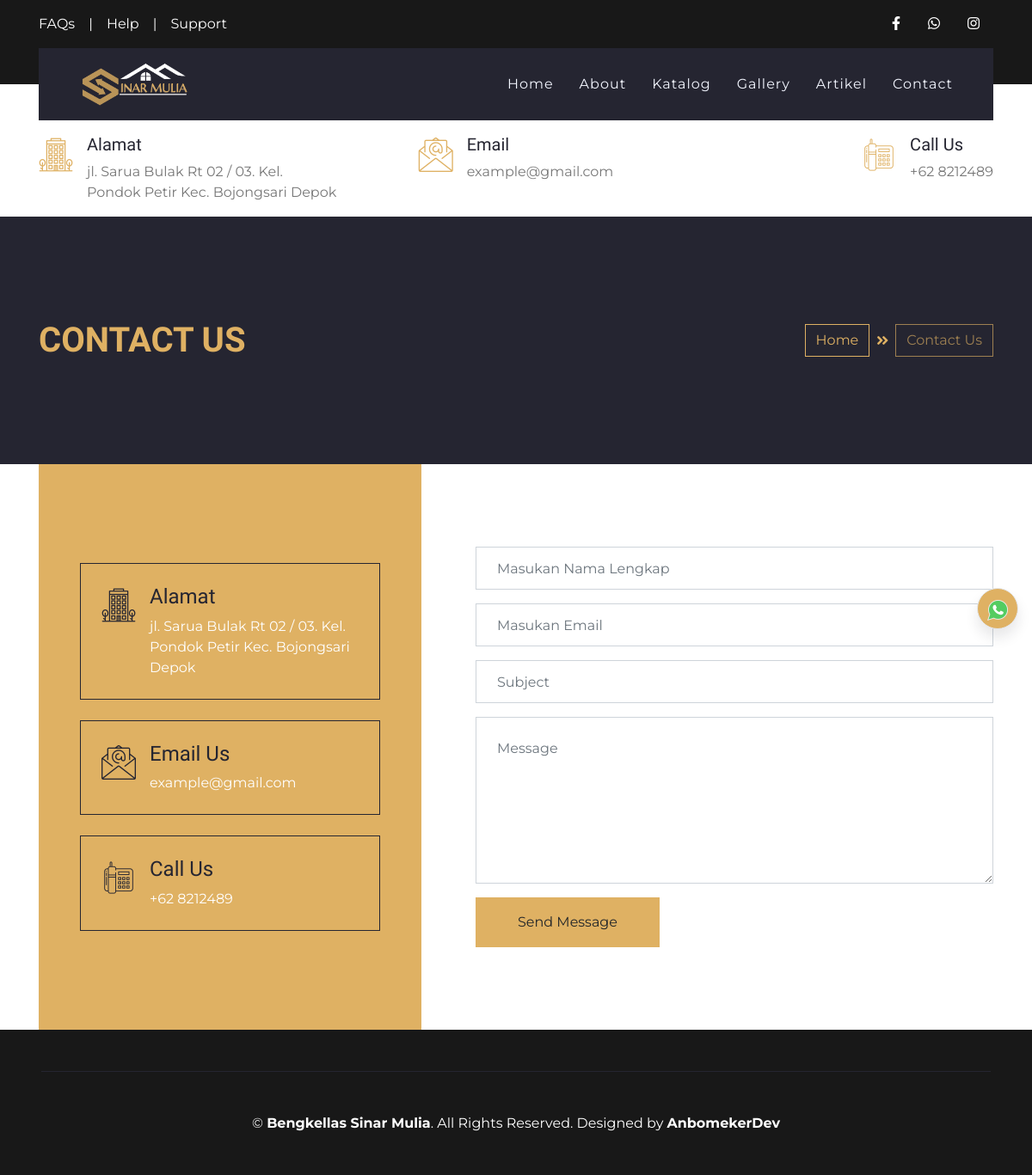
/index.php/contact, run on an earlier commit of the app's database.
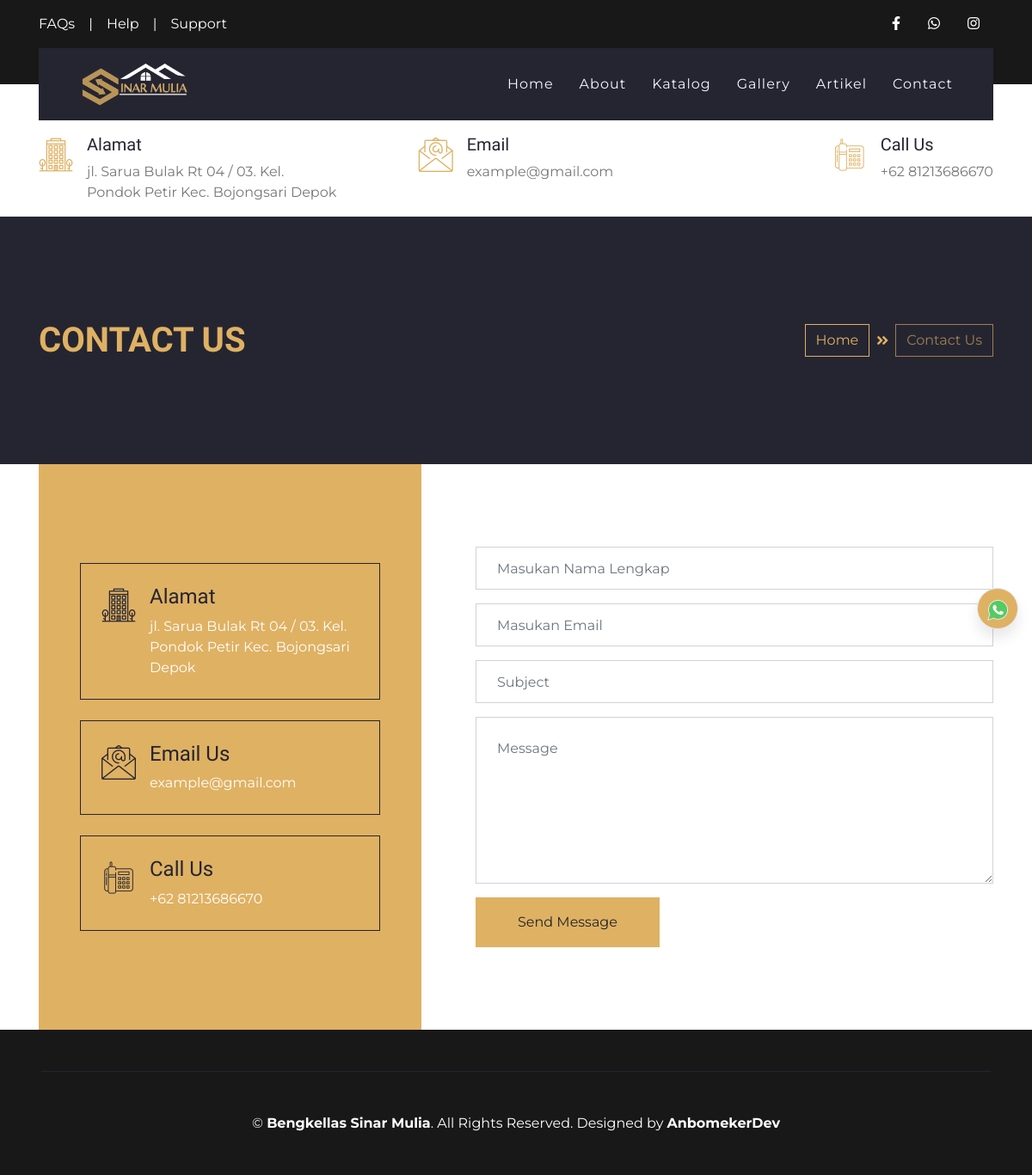
And on a later commit of the database.
### tables this page shows
CREATE TABLE `set_profil`  (
  `profil_id` int(11) NOT NULL AUTO_INCREMENT,
  `nama` varchar(50) NULL DEFAULT NULL,
  `alamat` varchar(100) NULL DEFAULT NULL,
  `deskripsi` text NULL,
  `logo` text NULL,
  `foto` text NULL,
  `kontak_id` int(11) NULL DEFAULT NULL,
  `company_name` varchar(50) NULL DEFAULT NULL,
  `web_url` text NULL,
  PRIMARY KEY (`profil_id`) USING BTREE
);

### application/controllers/Contact.php (called while the page is built, shortened)
<?php
class Contact extends CI_Controller
{
    public function __construct()
    {
        $this->load->model('M_contact_us', 'contact');
        $this->load->model('admin/Profil_m', 'profil');
        $this->load->library('session');
    }
    public function index()
    {
        $data = [
            'judul' => $this->profil->get_profile('nama'),
            'perusahaan' => $this->profil->get_profile('nama'),
            'logo' => $this->profil->get_profile('logo'),
            'alamat' => $this->profil->get_profile('alamat'),
            'whatsap' => $this->profil->get_kontak('whatsap'),
            'facebook' => $this->profil->get_kontak('facebook'),
            'instagram' => $this->profil->get_kontak('instagram'),
            'email' => $this->profil->get_kontak('email'),
            'telpon' => $this->profil->get_kontak('telpon'),
            'foto' => $this->profil->get_profile('foto'),
        ];
        $this->load->view('layout/header', $data);
        $this->load->view('layout/navbar', $data);
        $this->load->view('pages/contact_v', $data);
        $this->load->view('layout/footer', $data);
    }
}

### index.php (called while the page is built, shortened)
<?php
require_once BASEPATH.'core/CodeIgniter.php';

### application/models/admin/Profil_m.php (called while the page is built, shortened)
<?php
class Profil_m extends CI_Model
{
    public function get_profile($varams)
    {
        $query = $this->db->get('set_profil')->row();
        $data = $query->$varams;
        return $data;
    }
}

### application/views/pages/contact_v.php (the view, shortened to what the changed rows need)
<div class="container-fluid bg-secondary py-5">
    <div class="container py-5">
        <div class="row align-items-center py-4">
            <div class="col-md-6 text-center text-md-left">
                <h1 class="mb-4 mb-md-0 text-primary text-uppercase">Contact Us</h1>
            </div>
        </div>
    </div>
</div>
<div class="container-fluid bg-white">
    <div class="container">
        <div class="row">
            <div class="col-lg-5">
                <div class="d-flex flex-column justify-content-center bg-primary h-100 p-5">
                    <div class="d-inline-flex border border-secondary p-4 mb-4">
                        <h1 class="flaticon-office font-weight-normal text-secondary m-0 mr-3"></h1>
                        <div class="d-flex flex-column">
                            <h4>Alamat</h4>
                            <p class="m-0 text-white"><?= $alamat ?></p>
                        </div>
                    </div>
                    <div class="d-inline-flex border border-secondary p-4 mb-4">
                        <h1 class="flaticon-email font-weight-normal text-secondary m-0 mr-3"></h1>
                    </div>
                    <div class="d-inline-flex border border-secondary p-4">
                        <h1 class="flaticon-telephone font-weight-normal text-secondary m-0 mr-3"></h1>
                        <div class="d-flex flex-column">
                            <h4>Call Us</h4>
                            <p class="m-0 text-white">+62 <?= $telpon ?></p>
                        </div>
                    </div>
                </div>
            </div>
        </div>
    </div>
</div>

### application/views/layout/navbar.php (shortened to what the changed rows need)
<div class="container-fluid position-relative nav-bar p-0">
    <div class="container position-relative" style="z-index: 9;">
        <nav class="navbar navbar-expand-lg bg-secondary navbar-dark py-3 py-lg-0 pl-3 pl-lg-5">
            <a href="" class="navbar-brand">
                <img src="<?= base_url() ?>assets/upload/logo/<?= $logo ?>" alt="" height="50">
            </a>
        </nav>
    </div>
</div>
<div class="container-fluid bg-white py-3">
    <div class="container">
        <div class="row">
            <div class="col-lg-4 text-left mb-3 mb-lg-0">
                <div class="d-inline-flex text-left">
                    <h1 class="flaticon-office font-weight-normal text-primary m-0 mr-3"></h1>
                    <div class="d-flex flex-column">
                        <h5>Alamat</h5>
                        <p class="m-0"><?= $alamat ?></p>
                    </div>
                </div>
            </div>
            <div class="col-lg-4 text-left text-lg-center mb-3 mb-lg-0">
                <div class="d-inline-flex text-left">
                    <h1 class="flaticon-email font-weight-normal text-primary m-0 mr-3"></h1>
                </div>
            </div>
            <div class="col-lg-4 text-left text-lg-right mb-3 mb-lg-0">
                <div class="d-inline-flex text-left">
                    <h1 class="flaticon-telephone font-weight-normal text-primary m-0 mr-3"></h1>
                    <div class="d-flex flex-column">
                        <h5>Call Us</h5>
                        <p class="m-0">+62 <?= $telpon ?></p>
                    </div>
                </div>
            </div>
        </div>
    </div>
</div>

### application/views/layout/footer.php (shortened to what the changed rows need)
<div class="container-fluid bg-dark text-white py-5 px-sm-3 px-md-5">
    <div class="container border-top border-secondary pt-5">
        <p class="m-0 text-center text-white">
            &copy; <a class="text-white font-weight-bold" href="#"><?= $perusahaan ?></a>. All Rights Reserved. Designed by
            <a class="text-white font-weight-bold" href="https://www.anamsaepul.site">AnbomekerDev</a>
        </p>
    </div>
</div>
</body>
</html>

What changed in the data, as far as the page shows it:
changed set_profil "Bengkellas Sinar Mulia": alamat "jl. Sarua Bulak Rt 02 / 03. Kel. Pondok Petir Kec. Bojongsari Depok" → "jl. Sarua Bulak Rt 04 / 03. Kel. Pondok Petir Kec. Bojongsari Depok"
Also different on the page:
$telpon: "8212489" → "81213686670"
